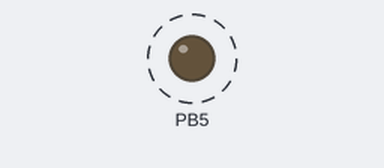
Simulated run of this program. Board: ATmega328P, built with avr-gcc and emulated at 16 MHz. On the bench: output pins drawn as LEDs (lit = HIGH). Dashed ring = blinking.

Above: at 0.05 s.
Timing chart, 0 to 3.0 s (numbered marks = the images above):
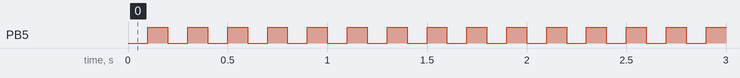

The program:

main.c
```c
#include <avr/io.h>
#include <avr/interrupt.h>

ISR(TIMER1_COMPA_vect) // Îáðàáîò÷èê ïðåðûâàíèÿ ïî ñîâïàäåíèþ ñ ðåãèñòðîì OCR1A
{
	PORTB ^= 0x20; // Ñìåíà ñîñòîÿíèÿ âûâîäà PORTB5 íà ïðîòèâîïîëîæíîå (ñâåòîäèîä)
}

int main(void)
{
	DDRB = 0x20;           // Íàñòðîéêà PORTB5 íà âûâîä èíôîðìàöèè
	TCCR1A = 0x00;         // Îáû÷íûé ðåæèì áåç èñïîëüçîâàíèÿ âûâîäîâ OC1A è OC1B
	TCCR1B = (1 << WGM12) | (1 << CS11) | (1 << CS10); // Ðåæèì CTC, çàïóñê òàéìåðà, ïðåääåëèòåëü clk/64
	OCR1A = 24999;         // Óñòàíàâëèâàåì çíà÷åíèå ñðàâíåíèÿ äëÿ ñîâïàäåíèÿ ñ èíòåðâàëîì â 1 ñåêóíäó
	TIMSK1 = (1 << OCIE1A); // Ðàçðåøåíèå ïðåðûâàíèÿ ïî ñîâïàäåíèþ ñ ðåãèñòðîì OCR1A
	sei();                 // Ãëîáàëüíîå ðàçðåøåíèå ïðåðûâàíèé

	while (1)
	{
	}
}
```

Measured:
- by itself, PB5: alternates HIGH for 0.10 s and LOW for 0.10 s
